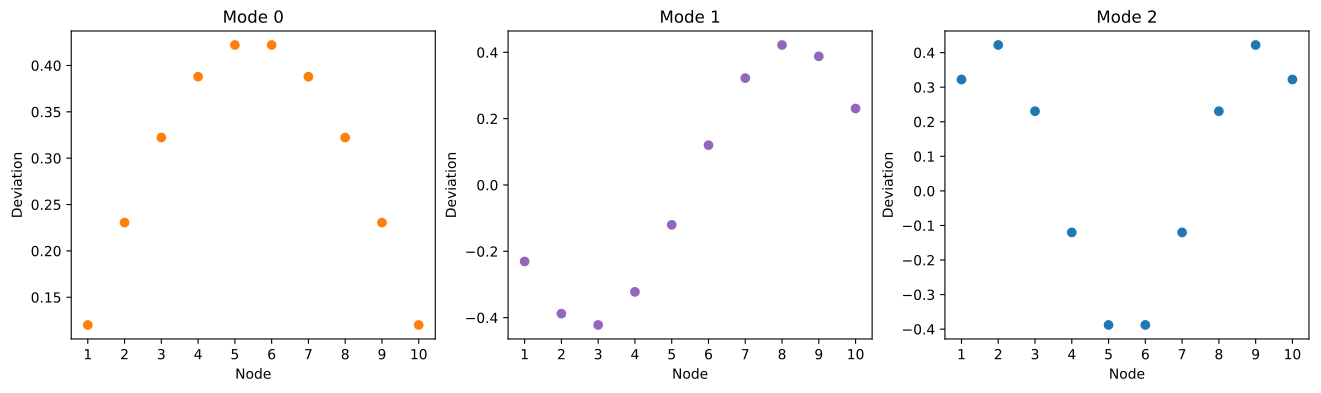

Recreate this plot in Python.
import numpy as np
import scipy as sp
from matplotlib.pyplot import subplots, MultipleLocator

N = 10
k, m = 1., 1.

K = k * (2 * np.eye(N) - np.eye(N, k=1) - np.eye(N, k=-1))
print(f"K symmetric: {sp.linalg.issymmetric(K)}")

w, v = sp.linalg.eigh(K/m)

freqs = np.sqrt(w)
analytical = [2 * np.sqrt(k/m) * np.sin(j*np.pi/(2*N + 1)) for j in range(1, N+1)]
print(f"Average absolute deviation from analytical result: {np.mean(np.abs(freqs - analytical))}")

fig, axs = subplots(1, 3, figsize=(16, 4))

colors = ("tab:orange", "tab:purple", "tab:blue")

for m, (ax, col) in enumerate(zip(axs, colors)):
    ax.plot(np.arange(1, N+1), v[:, m], "o", color=col)

    ax.set_xlabel("Node")
    ax.set_ylabel("Deviation")

    ax.xaxis.set_major_locator(MultipleLocator(1))

    ax.set_title(f"Mode {m}")

fig.savefig("scientific-python/jahernando/day-4/chain_normal_modes.pdf", bbox_inches="tight")
